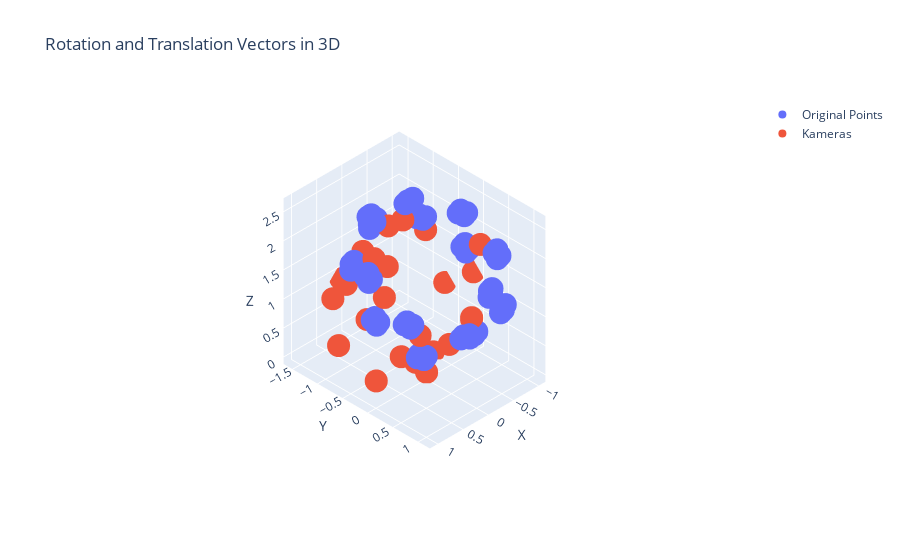

Here is the notebook cell this chart was saved with:
### Code cell
wolke_zeigen(coords, pictures)
